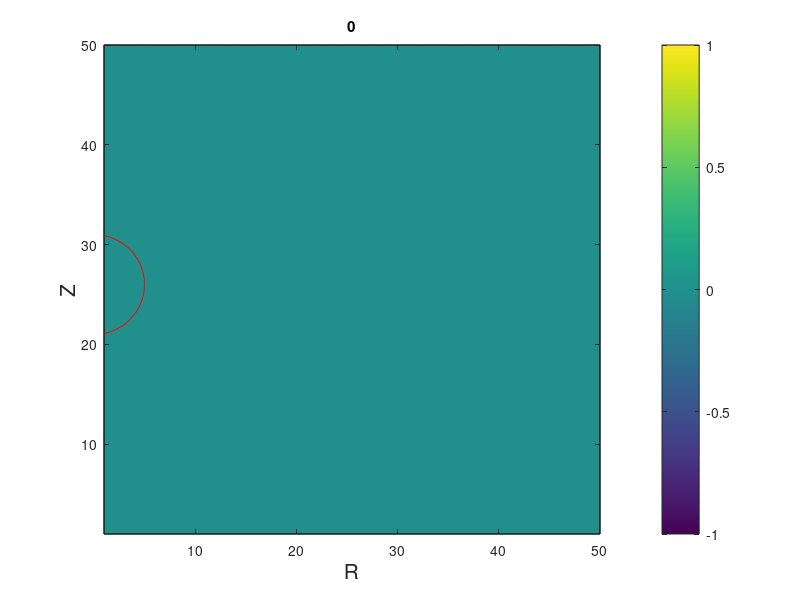
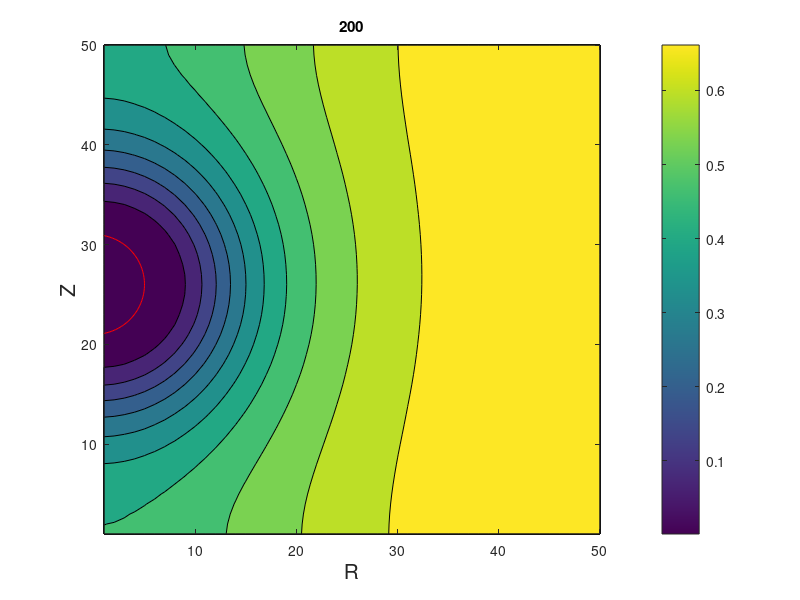
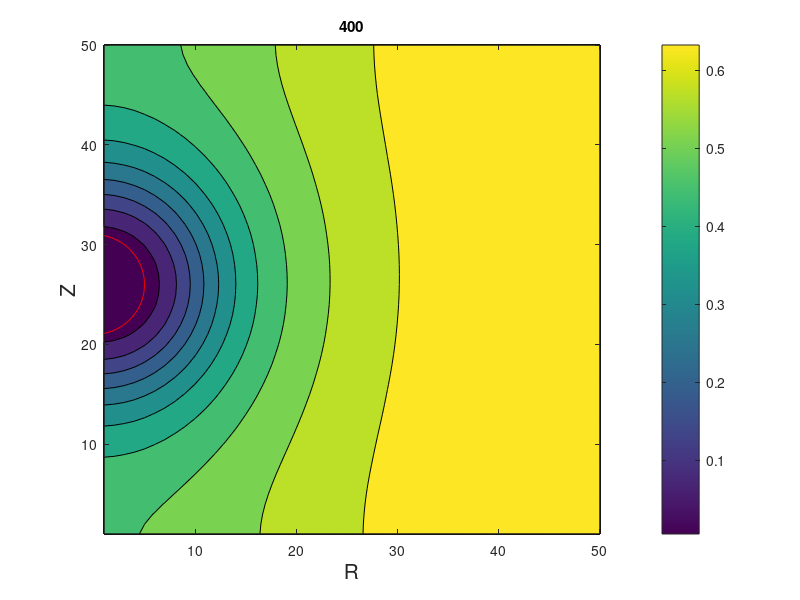
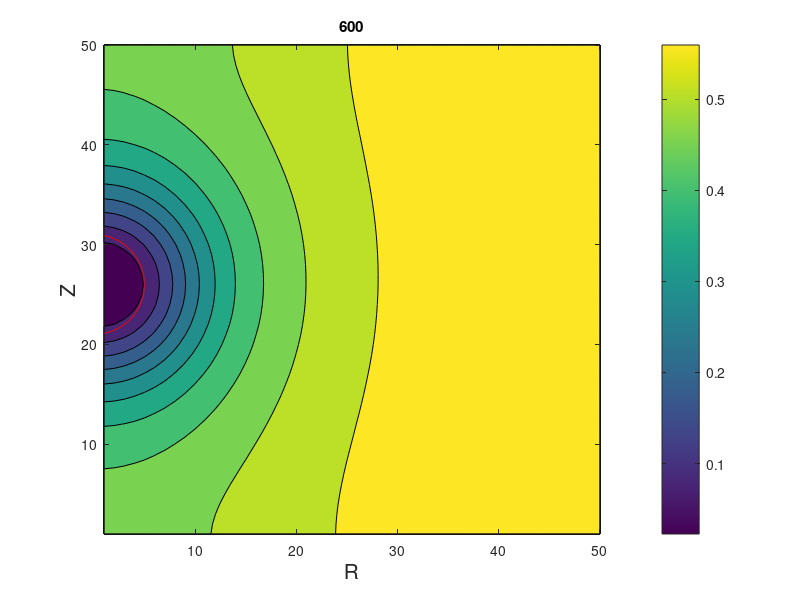

Here is the MATLAB script that generated these plots, in order:
a = csvread("chnumsol.csv");
##aa = csvread("zconst_diff_ex.csv");
xize = size(a)/50
xize = xize(1)
z = a(1:50,1:end);
x = 1:50;
m = min([0 min(min(z))])
M = max(max(z))
n = 50;
cmap = colormap (viridis (1000));
##cmap = colormap (summer);
phi = linspace(-1,1,100)*pi/2;
circr = 5*cos(phi);
circz = 26 + 5*sin(phi);
for i=0:(xize-1)
j=50*i
z = a(j+1:j+50, :);
##zz = aa(i+1, :);
#z = a(201:300,1:100)*100;
#z = z - m;
#z = z / M;
#z = n * z;
figure(i+1);
##colormap(cmap);
##plot(x, z(:,1)
###  , "linestyle", "none", "marker", "x"
##  , x, zz
###  , "linestyle", "none", "marker", "x"
## );
###ylim([-0.5, 1]);
##grid on;
##legend(["numerical";"exact"] ,"fontsize",15);
##clf;
##image(z);
##colorbar
##filename = sprintf("col%d.png",i)
##print(i+1,filename);
clf;
contourf(z);
colormap(cmap);
##caxis([0, max(max(z))+0.001]);
hold on; plot(circr,circz, 'color', 'red'); hold off;
##caxis([0 2]);
##image(z);
colorbar
xlabel("R", "fontsize", 15);
ylabel("Z", "fontsize", 15);
title(num2str(i*200));
##saveas(sprintf("ch%d.png",i));
filename = sprintf("gus%02d.png",i);
##print(i+1,filename);
endfor

##a = csvread("uniformity.csv");
###image(a);
##contourf(a);
###caxis([m M]);
##caxis([2 3]);
##colormap(cmap);
##colorbar
###print -dpng uniformity.png







